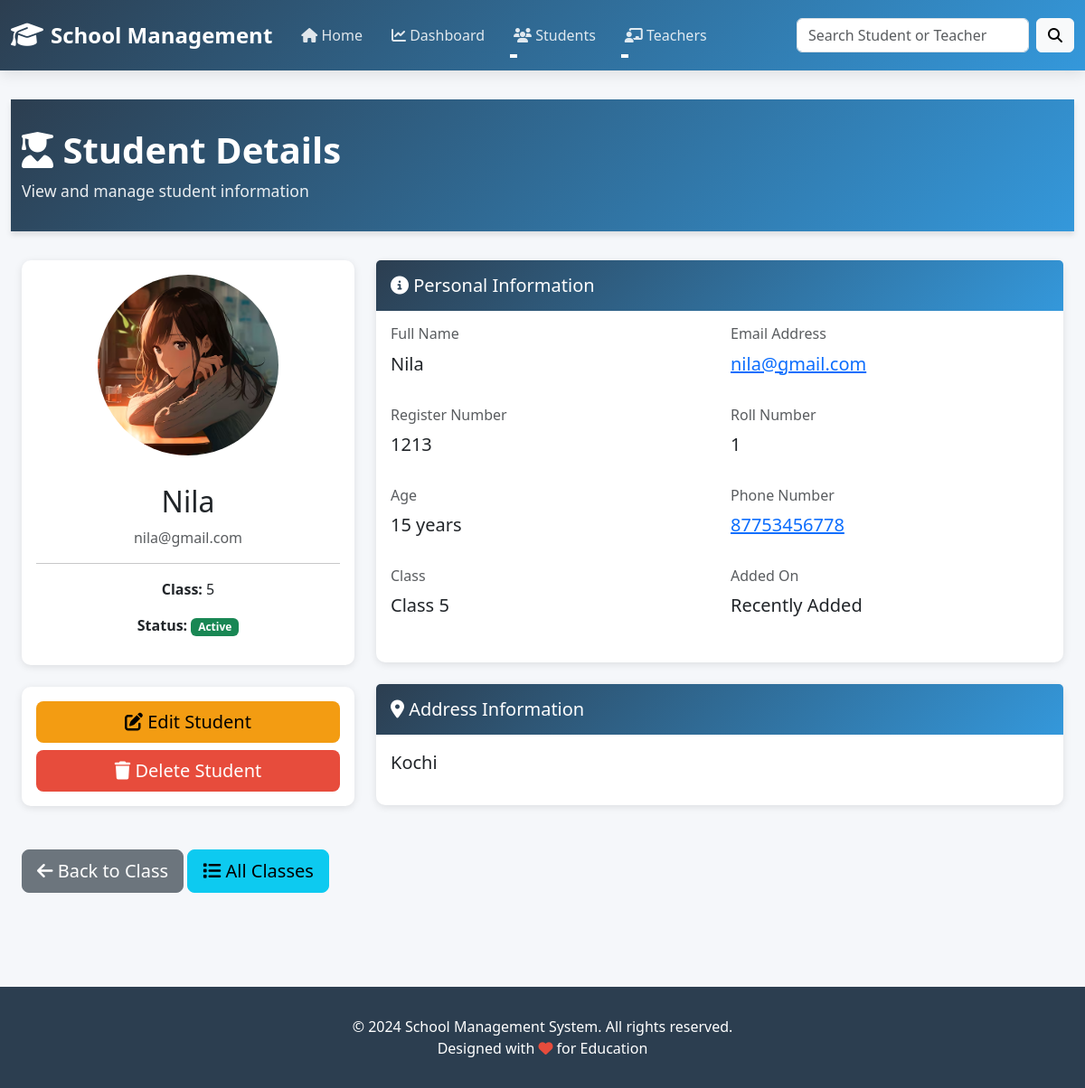
The page /students/1/ on the database as committed earlier.
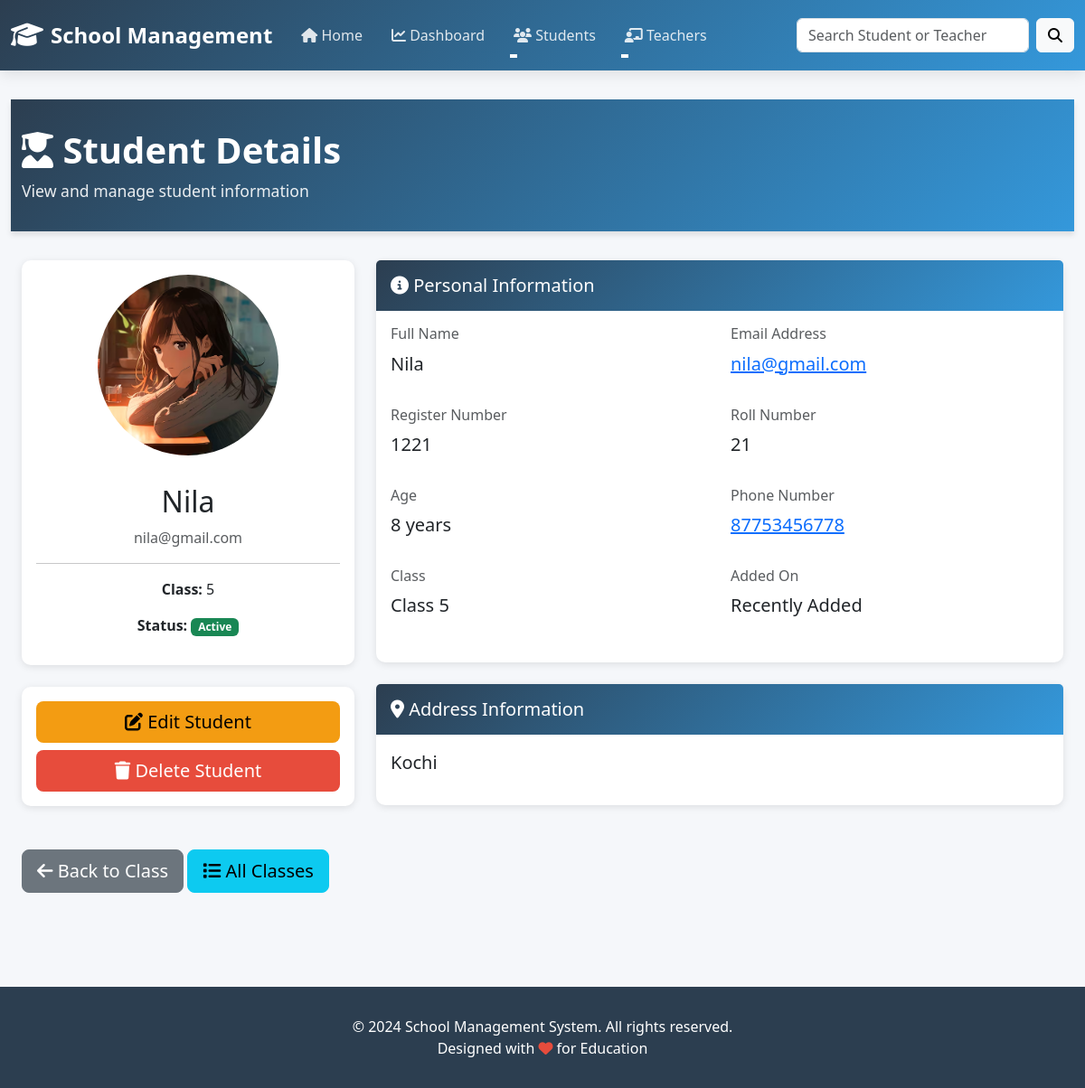
The same page on the database as committed later.
### students/models.py (models this page shows, shortened)
class Student(models.Model):
    name = models.CharField(max_length=100)
    email = models.EmailField()
    register_number = models.CharField(
    max_length=20,
    null=True,
    blank=True
)
    roll_number = models.IntegerField(
        null=True,
        blank=True
    )
    age = models.IntegerField(
        null=True,
        blank=True
    )
    phone = models.CharField(
        max_length=20,
        null=True,
        blank=True
    )
    address = models.TextField(
        null=True,
        blank=True
    )
    student_class = models.CharField(
        max_length=50
    )
    profile_image = models.ImageField(
        upload_to='students/',
        null=True,
        blank=True
    )

### students/views.py (the view)
def student_detail(request, id):
    logger.info(f"GET /students/{id}/ - Student detail request for student ID: {id}")
    student = get_object_or_404(Student, id=id)
    logger.info(f"Student found: {student.name} (Email: {student.email}, Class: {student.student_class})")
    context = get_context_data()
    context.update({'student': student})
    logger.info(f"Student detail context prepared for {student.name}")
    return render(request, 'student_detail.html', context)

### students/views.py (called while the page is built)
def get_context_data():
    from teachers.models import Teachers
    total_students = Student.objects.count()
    total_teachers = Teachers.objects.count()
    logger.info(f"get_context_data() - Total Students: {total_students}, Total Teachers: {total_teachers}")
    return {
        'total_students': total_students,
        'total_teachers': total_teachers,
    }

### students/templates/student_detail.html (shortened to what the changed rows need)
{% extends "base.html" %}
{% block content %}
<div class="page-header">
    <div class="container-fluid">
        <h1><i class="fas fa-user-graduate"></i> Student Details</h1>
    </div>
</div>
<div class="container-fluid">
    <div class="row">
        <div class="col-md-4">
            <div class="card">
                <div class="card-body text-center">
                    {% if student.profile_image %}
                        <img src="{{ student.profile_image.url }}" alt="{{ student.name }}" class="img-fluid rounded-circle mb-3" style="width: 200px; height: 200px; object-fit: cover;">
                    {% else %}
                        <div class="bg-light rounded-circle mb-3 d-flex align-items-center justify-content-center" style="width: 200px; height: 200px; margin: 0 auto;">
                            <i class="fas fa-user-graduate fa-5x" style="color: #bbb;"></i>
                        </div>
                    {% endif %}
                    <h2 class="mt-3">{{ student.name }}</h2>
                    <p class="text-muted">{{ student.email }}</p>
                    <hr>
                    <p>
                        <strong>Class:</strong> {{ student.student_class }}
                    </p>
                    <p>
                        <strong>Status:</strong> <span class="badge bg-success">Active</span>
                    </p>
                </div>
            </div>
        </div>
        <div class="col-md-8">
            <div class="card">
                <div class="card-body">
                    <div class="row mb-3">
                        <div class="col-md-6">
                            <h6 class="text-muted">Full Name</h6>
                            <p class="lead">{{ student.name }}</p>
                        </div>
                        <div class="col-md-6">
                            <p class="lead"><a href="mailto:{{ student.email }}">{{ student.email }}</a></p>
                        </div>
                    </div>
                    <div class="row mb-3">
                        <div class="col-md-6">
                            <h6 class="text-muted">Register Number</h6>
                            <p class="lead">
                                {% if student.register_number %}
                                    {{ student.register_number }}
                                {% else %}
                                    <span class="badge bg-secondary">Not Set</span>
                                {% endif %}
                            </p>
                        </div>
                        <div class="col-md-6">
                            <h6 class="text-muted">Roll Number</h6>
                            <p class="lead">
                                {% if student.roll_number %}
                                    {{ student.roll_number }}
                                {% else %}
                                    <span class="badge bg-secondary">Not Set</span>
                                {% endif %}
                            </p>
                        </div>
                    </div>
                    <div class="row mb-3">
                        <div class="col-md-6">
                            <h6 class="text-muted">Age</h6>
                            <p class="lead">
                                {% if student.age %}
                                    {{ student.age }} years
                                {% else %}
                                    <span class="badge bg-secondary">Not Set</span>
                                {% endif %}
                            </p>
                        </div>
                        <div class="col-md-6">
                            <p class="lead">
                                {% if student.phone %}
                                    <a href="tel:{{ student.phone }}">{{ student.phone }}</a>
                                {% else %}
                                    <span class="badge bg-secondary">Not Set</span>
                                {% endif %}
                            </p>
                        </div>
                    </div>
                    <div class="row mb-3">
                        <div class="col-md-6">
                            <h6 class="text-muted">Class</h6>
                            <p class="lead">Class {{ student.student_class }}</p>
                        </div>
                    </div>
                </div>
            </div>
            <div class="card mt-3">
                <div class="card-body">
                    {% if student.address %}
                        <p class="lead">{{ student.address }}</p>
                    {% else %}
                        <p class="text-muted"><i class="fas fa-info-circle"></i> No address information available</p>
                    {% endif %}
                </div>
            </div>
        </div>
    </div>
</div>
{% endblock %}

Rows that differ between the two databases and show on the page:
changed Student "Nila": register_number "1213" → "1221"; roll_number "1" → "21"; age "15" → "8"
